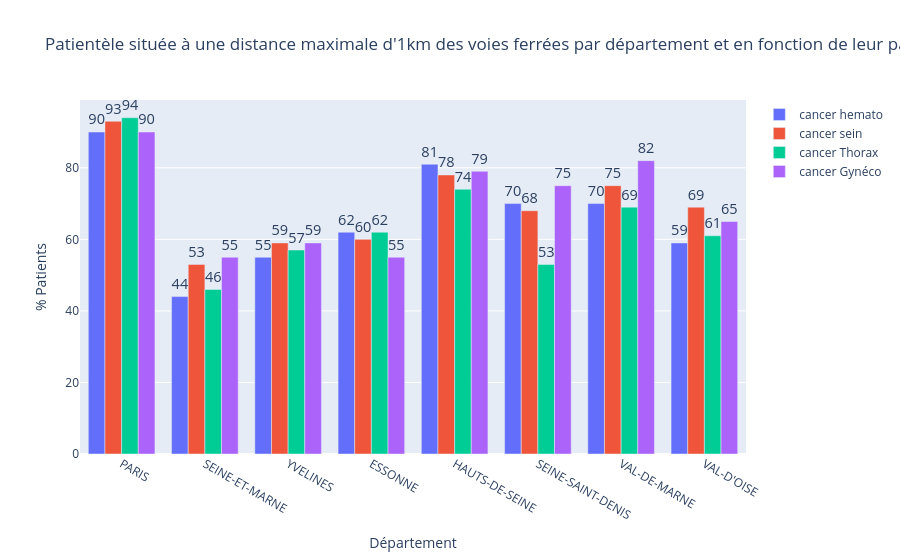

The notebook cell this image was saved under:
### Code cell
# Création d'une figure avec des sous-trames
fig =  go.Figure()

# Ajout des bar plots pour chaque périmètre
fig.add_trace(go.Bar(x=gdf_idf_hemato_1km['NOM_DEPT'], y=gdf_idf_hemato_1km['pourcentage'], name='cancer hemato',
                     text=gdf_idf_hemato_1km['pourcentage'],
                     textposition='outside',textfont=dict(size=16)))
fig.add_trace(go.Bar(x=gdf_idf_sein_1km['NOM_DEPT'], y=gdf_idf_sein_1km['pourcentage'], name='cancer sein',
                     text=gdf_idf_sein_1km['pourcentage'],
                     textposition='outside',textfont=dict(size=16)))
fig.add_trace(go.Bar(x=gdf_idf_thorax_1km['NOM_DEPT'], y=gdf_idf_thorax_1km['pourcentage'], name='cancer Thorax',
                     text=gdf_idf_thorax_1km['pourcentage'],
                     textposition='outside',textfont=dict(size=16)))
fig.add_trace(go.Bar(x=gdf_idf_gyneco_1km['NOM_DEPT'], y=gdf_idf_gyneco_1km['pourcentage'], name='cancer Gynéco',
                     text=gdf_idf_gyneco_1km['pourcentage'],
                     textposition='outside',textfont=dict(size=16)))


fig.update_layout(barmode='group', 
                  xaxis=dict(title='Département'),
                  yaxis=dict(title='% Patients'),
                  title='Patientèle située à une distance maximale d\'1km des voies ferrées par département et en fonction de leur pathologie')

config = {
    'toImageButtonOptions': {
        'format': 'png', 
        'filename': 'bar_stats_1000m',
        'height': 500,
        'width': 1500,
        'scale': 5  # Multiply title/legend/axis/canvas sizes by this factor
    }
}

fig.show(config=config)

### Figure 1 — Plotly figure (JSON) as saved in the notebook; plotly's stock layout.template omitted (floating-point values rounded to 4 significant figures)
{"data": [{"name": "cancer hemato", "text": [90, 44, 55, 62, 81, 70, 70, 59], "textfont": {"size": 16}, "textposition": "outside", "type": "bar", "x": ["PARIS", "SEINE-ET-MARNE", "YVELINES", "ESSONNE", "HAUTS-DE-SEINE", "SEINE-SAINT-DENIS", "VAL-DE-MARNE", "VAL-D'OISE"], "y": [90, 44, 55, 62, 81, 70, 70, 59]}, {"name": "cancer sein", "text": [93, 53, 59, 60, 78, 68, 75, 69], "textfont": {"size": 16}, "textposition": "outside", "type": "bar", "x": ["PARIS", "SEINE-ET-MARNE", "YVELINES", "ESSONNE", "HAUTS-DE-SEINE", "SEINE-SAINT-DENIS", "VAL-DE-MARNE", "VAL-D'OISE"], "y": [93, 53, 59, 60, 78, 68, 75, 69]}, {"name": "cancer Thorax", "text": [94, 46, 57, 62, 74, 53, 69, 61], "textfont": {"size": 16}, "textposition": "outside", "type": "bar", "x": ["PARIS", "SEINE-ET-MARNE", "YVELINES", "ESSONNE", "HAUTS-DE-SEINE", "SEINE-SAINT-DENIS", "VAL-DE-MARNE", "VAL-D'OISE"], "y": [94, 46, 57, 62, 74, 53, 69, 61]}, {"name": "cancer Gynéco", "text": [90, 55, 59, 55, 79, 75, 82, 65], "textfont": {"size": 16}, "textposition": "outside", "type": "bar", "x": ["PARIS", "SEINE-ET-MARNE", "YVELINES", "ESSONNE", "HAUTS-DE-SEINE", "SEINE-SAINT-DENIS", "VAL-DE-MARNE", "VAL-D'OISE"], "y": [90, 55, 59, 55, 79, 75, 82, 65]}], "layout": {"barmode": "group", "title": {"text": "Patientèle située à une distance maximale d'1km des voies ferrées par département et en fonction de leur pathologie"}, "xaxis": {"title": {"text": "Département"}}, "yaxis": {"title": {"text": "% Patients"}}}}
